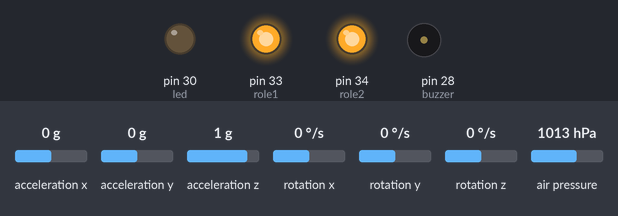
A sketch run on a simulated Arduino Mega 2560, built with avr-gcc and run on an emulated ATmega2560. Parts: output pins drawn as LEDs (lit = HIGH), buzzer (waves = sounding, pin HIGH). The inputs (shaded band) are chosen by the test bench; at power-on: acceleration x 0 g, acceleration y 0 g, acceleration z 1 g, rotation x 0 °/s, rotation y 0 °/s, rotation z 0 °/s, air pressure 1013 hPa. No radio packets arrive unless stated.

Above: at 0.1 s.
At 5.1 s:
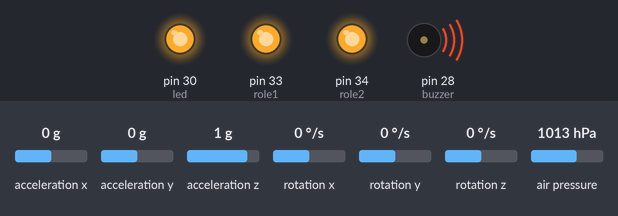
At 38.8 s:
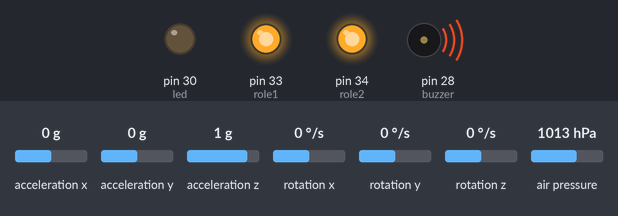
Timing chart, 0 to 40.0 s (numbered marks = the images above):
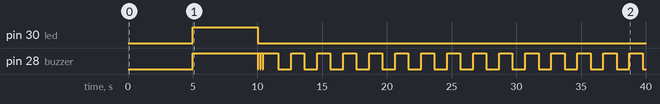

The sketch:

backup_flight_computer.ino
```cpp
#include <SoftwareSerial.h>
#include <Wire.h>
#include <SPI.h>
#include <Adafruit_BMP280.h>
#include <nRF24L01.h>
#include <RF24.h>
#include "MPU9250.h"

MPU9250 IMU(Wire,0x68);
int status;

int gelenyanit;

Adafruit_BMP280 bmp; // I2C

SoftwareSerial GPS(10, 11); // Rx, Tx

RF24 radio(7, 8); // CE, CSN
const byte address[6] = "34101";

String saat = "";    // hhmmss.00
String enlem = "";   // DDMM.MMMM Kuzey/Güney N/S
String boylam = "";  // DDMM.MMMM Doğu/Batı E/W
String gpsirtifa = "";  // metre

float ivme;
float irtifa;
double enlemdouble;
double boylamdouble;
float irtifaonceki;

int baglantideneme = 0;
int rakim = 863; //RAKIM GİRİLECEK!!!

boolean apogee = 0;
boolean sistem = 0;
float durum = 0;

boolean sistemdevrede=0;
int buzzer = 28;
int led = 30;
int role1 = 33;
int role2 = 34;

int loopsayi = 0;

float Array[8];

void setup() {
  Serial.begin(9600);
  radio.begin();
  radio.openWritingPipe(address);
  radio.setPALevel(RF24_PA_MIN);
  radio.stopListening();
  GPS.begin(9600);

    if (!bmp.begin()) {
    //Serial.println(F("Could not find a valid BMP280 sensor, check wiring!"));
    while (1);
  }

   status = IMU.begin();
  if (status < 0) {
    /*Serial.println("IMU initialization unsuccessful");
    Serial.println("Check IMU wiring or try cycling power");
    Serial.print("Status: ");
    Serial.println(status);*/
    while(1) {}
  }

  /* Default settings from datasheet. */
  bmp.setSampling(Adafruit_BMP280::MODE_NORMAL,     /* Operating Mode. */
                  Adafruit_BMP280::SAMPLING_X2,     /* Temp. oversampling */
                  Adafruit_BMP280::SAMPLING_X16,    /* Pressure oversampling */
                  Adafruit_BMP280::FILTER_X16,      /* Filtering. */
                  Adafruit_BMP280::STANDBY_MS_500); /* Standby time. */

pinMode(buzzer,OUTPUT);
pinMode(led,OUTPUT);
pinMode(role1,OUTPUT);
pinMode(role2,OUTPUT);
digitalWrite(role1,HIGH);
digitalWrite(role2,HIGH);
}

void loop() {


 if(loopsayi==0) {
    //Serial.println("HALLEY'İN ÇIRAKLARI ROKET TAKIMI");
    digitalWrite(role1,HIGH);
    digitalWrite(role2,HIGH);
    delay(5000);
    digitalWrite(buzzer,HIGH);
    digitalWrite(led,HIGH);
    delay(5000);
    digitalWrite(buzzer,LOW);
    digitalWrite(led,LOW);
    loopsayi=loopsayi + 1;
  }

  if (sistemdevrede==1) {

    digitalWrite(buzzer,HIGH);

  IMU.readSensor();


  irtifa = bmp.readAltitude(1013.25)-rakim;

  if(irtifa>=10 && durum==0) {
    durum=1;
  }

if (durum==1 && irtifaonceki-irtifa>=1) {
    digitalWrite(role1,LOW);
    digitalWrite(buzzer,HIGH);
    delay(1200);
    digitalWrite(role1,HIGH);
    digitalWrite(buzzer,LOW);
    apogee=1;
    durum=2;
}

if(durum==2 && irtifa<=500) {
    digitalWrite(role2,LOW);
    digitalWrite(buzzer,HIGH);
    delay(2000);
    digitalWrite(role2,HIGH);
    digitalWrite(buzzer,LOW);
    durum=3;
}

if(durum==3 && irtifa<=10 && 1<=irtifaonceki-irtifa<=1) {
    durum=4;
}

if(durum==4) {
    digitalWrite(led,LOW);
    digitalWrite(buzzer,HIGH);
    delay(1500);
    digitalWrite(led,HIGH);
    digitalWrite(buzzer,LOW);
    delay(500);
    digitalWrite(led,LOW);
    digitalWrite(buzzer,HIGH);
}

  GPSdinle();
  enlemdouble=enlem.toDouble();
  boylamdouble=boylam.toDouble();
  ivme=IMU.getAccelY_mss(),6;

  Array[0] = enlemdouble;
  Array[1] = boylamdouble;
  Array[2] = irtifa;
  Array[3] = ivme;
  Array[4] = irtifa;
  Array[5] = apogee;
  Array[6] = sistem;
  Array[7] = durum;

  //GÖNDERİLMEYECEK!!
 /* Serial.println("----SD KARTA KAYEDEİLECEK VERİLER----");
  Serial.print("Saat: ");
  Serial.println(saat);
  Serial.print("Enlem: ");
  Serial.println(enlem);
  Serial.print("Boylam: ");
  Serial.println(boylam);
  Serial.print("GPSirtifa: ");
  Serial.println(gpsirtifa);
  Serial.println();

   Serial.print(F("Sıcaklık = "));
   Serial.print(bmp.readTemperature());
   Serial.println(" *C");

   Serial.print(F("Basınç = "));
   Serial.print(bmp.readPressure());
   Serial.println(" Pa");

   Serial.print(F("BMP İrtifa = "));
   Serial.print(irtifa);
   Serial.println(" m");

   Serial.print(F("Rakım = "));
   Serial.print(rakim);
   Serial.println(" m");

   Serial.println();

   Serial.print(F("Önceki İrtifa = "));
   Serial.print(irtifaonceki);
   Serial.println(" m");

   Serial.print(F("Sistem = "));
   if(sistem==1) {
   Serial.println("Ana Uçuş Bilgisayarı");
   } else {
    Serial.println("Yedek Uçuş Bilgisayarı");
   }

   Serial.print("Durum: ");
    if (durum==0.00) {
    Serial.println("Yerde.");
    } else if (durum==1.00) {
    Serial.println("Uçuş Devam Ediyor.");
    } else if (durum==2.00) {
    Serial.println("Tepe Noktasına Ulaşıldı, Faydalı Yük Fırlatıldı, Paraşüt Açıldı.");
    } else if (durum==3.00) {
    Serial.println("Ana Paraşüt Açıldı.");
    } else if (durum==4.00) {
    Serial.println("İniş Tamamlandı.");
    }

  Serial.println("--------GÖNDERİLECEK VERİLER---------");
  Serial.print("Enlem: ");
  Serial.println(enlemdouble);
  Serial.print("Boylam: ");
  Serial.println(boylamdouble);
  Serial.print("İrtifa: ");
  Serial.println(irtifa);
  Serial.print("İvme: ");
  Serial.println(ivme);*/

  VeriGonder();

  irtifaonceki=irtifa;
digitalWrite(buzzer,LOW);
  delay(1000);
  } else {

    if (Serial.available() && Serial.read()==111) {
      Serial.println(Serial.read());
      digitalWrite(led,HIGH);
      delay(1000);
    }
     else {
    if(baglantideneme>3000)
    {
    digitalWrite(led,LOW);
    sistemdevrede=1;
    digitalWrite(buzzer,HIGH);
    delay(150);
    digitalWrite(buzzer,LOW);
    delay(50);
    digitalWrite(buzzer,HIGH);
    delay(150);
    digitalWrite(buzzer,LOW);
    delay(50);
    digitalWrite(buzzer,HIGH);
    delay(150);
    digitalWrite(buzzer,LOW);
    } else {
baglantideneme = baglantideneme + 1;
}
}
}
}

void GPSdinle() {

  // $GPGGA arıyoruz
  if ( GPS.find("$GPGGA,") ) {

    // Gelen veriyi parçalıyoruz
    saat = GPS.readStringUntil(',');
    enlem = GPS.readStringUntil(',');
    enlem.concat(GPS.readStringUntil(','));
    boylam = GPS.readStringUntil(',');
    boylam.concat(GPS.readStringUntil(','));

    // irtifaya kadar olan kısmı atlıyoruz
    for ( int i = 0; i < 3; i++ ) {
      GPS.readStringUntil(',');
    }

    // irtifa verisini parçala
    gpsirtifa = GPS.readStringUntil(',');
    gpsirtifa.concat(GPS.readStringUntil(','));

    // Verinin geri kalanını atlıyoruz
    GPS.readStringUntil('\r');
  }
}

void VeriGonder() {
  //Serial.println("------------GÖNDERİLEN VERİ-------------");

  radio.write(Array, sizeof(Array));

  /*Serial.print("Gönderilen Veri Boyutu(byte): ");
  Serial.println(sizeof(Array));
  Serial.println("Veri Gönderildi!");
  Serial.println("");*/
}
```

Measured:
- by itself, pin 30 (led): LOW → HIGH at 5.0 s, → LOW 5.0 s later
